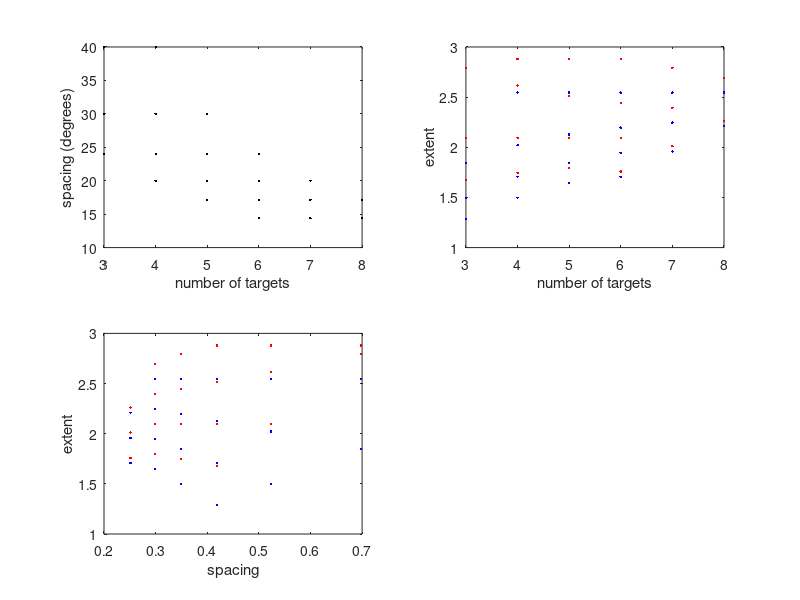

This figure's MATLAB source:
function [configurations, counts] = occlusiongen()

    % I need to come up with a set of configurations for a visual stimulus
    % such that there are at least two "target numbers" tested for every
    % "target spacing", and there are at least two "target spacings" tested
    % for every "target count." Additionally I want the list to meet some
    % additional constraints. The actual details are unimportant for this
    % blog.

    % I need to be com up with a list of target spacings and corresponding target
    % counts such that:
    % there are at least two densities
    % the targets on the end do not move further from the terminal flankers
    % than their actual spacings
    % the extent of the stimulus is in some range

    %        ( 'spacing', 2*pi ./([8 9 11 12 14 16 18 20 22 24]) ...
    %9 11 13 16 19 23
    
    min_extent_allowed = 95/180 * pi;
    max_extent_allowed = 165/180 * pi;
    configurations = expandGrid...
        ( 'spacing', 2*pi ./([9 12 15 18 21 25]) ...
        , 'nTargets', 3:8 ...
        , 'stepsize', 0.075 ...
        , 'nsteps', 4 ... %fencepost! this means FIVE appearances, FOUR displacements
        );

    %work it out and determine a minimum and maximum 
    configurations.min_distance = configurations.stepsize;
    configurations.max_distance = configurations.spacing + 2*configurations.stepsize;
    configurations.traversed = (configurations.nsteps).*configurations.stepsize;
    configurations.min_extent = configurations.spacing .* (configurations.nTargets - 1) + configurations.traversed + 2*configurations.min_distance;
    configurations.max_extent = configurations.spacing .* (configurations.nTargets - 1) + 2*configurations.max_distance - configurations.traversed;
    
    configurations.compatible = (configurations.min_extent <= max_extent_allowed) & (configurations.max_extent >= min_extent_allowed) & (configurations.min_extent <= configurations.max_extent);
    %configurations.compatible = (configurations.min_extent <= max_extent_allowed) & (configurations.max_extent >= min_extent_allowed);
    
    %configurations.min_extent = max(configurations.min_extent, min_extent_allowed);
    configurations.max_extent = min(configurations.max_extent, max_extent_allowed);
    
    %now, how many element counts are compatible with each spacing?
    spacingCases = struct...
        ( 'spacing', unique(configurations.spacing)...
        , 'nCases', arrayfun(@(s) sum(configurations.compatible(configurations.spacing==s)), unique(configurations.spacing))...
        , 'nTargets', nan(size(unique(configurations.spacing)))...
        );
    
    %now, how many spacings are available with each element count?
    countCases = struct...
        ( 'spacing', nan(size(unique(configurations.nTargets))) ...
        , 'nCases', arrayfun(@(n)sum(configurations.compatible(configurations.nTargets==n)), unique(configurations.nTargets)) ...
        , 'nTargets', unique(configurations.nTargets) ...
        );
    
    %concatenate the two structures.
    counts = soaCat(1, spacingCases, countCases);
    
    %filter out only those configurations that are compatible
    configurations = soaSubset(configurations, configurations.compatible);
    
    subplot(2,2,1);
    plot(configurations.nTargets, 180/pi * configurations.spacing, 'k.');
    
    xlabel('number of targets');
    ylabel('spacing (degrees)');
    
    %Now I'd like to know how many configurations are compatible with each
    %span of the flankers.
    configurations.extents = cell(size(configurations.compatible));
    %for i = 1:numel(configurations.compatible)
    %    configurations.extents{i} = extents(extents >= configurations.min_extent(i) & extents <= configurations.max_extent(i));
    %end
    %configurations.nExtents = cellfun('prodofsize', configurations.extents);
    subplot(2,2,2);
    plot(configurations.nTargets, configurations.min_extent, 'b.', ...
         configurations.nTargets,configurations.max_extent, 'r.');
    xlabel('number of targets');
    ylabel('extent');
    
    subplot(2,2,3);
    plot(configurations.spacing, configurations.min_extent, 'b.', ...
        configurations.spacing,configurations.max_extent, 'r.')
    xlabel('spacing');
    ylabel('extent');
end

function out = soaCat(along, varargin)
    out = mstructfun(@(varargin)cat(along, varargin{:}), varargin{:});
end

function out = soaSubset(soa, set)
    out = structfun(@(x)x(set), soa, 'UniformOutput', 0);
end

function varargout = mstructfun(f, varargin)
    %How silly of me to think that STRUCTFUN could be used like the above,
    %but "STRUCTFUN only iterates over the fields of one structure." How
    %useless is that?
    fnames = fieldnames(varargin{1});
    [varargout{1:nargout}] = cellfun(@inner, fnames, 'UniformOutput', 0);
    function varargout = inner(fname)
        args = cellfun(@(x)x.(fname), varargin, 'UniformOutput', 0);
        [varargout{1:nargout}] = f(args{:});
    end

    varargout = cellfun(@structify, varargout, 'UniformOutput', 0);
    function out = structify(s)
        stargs = cat(1, fnames(:)', arrayfun(@(x)x,s(:)','UniformOutput', 0));
            out = struct(stargs{:});
    end
end 

function varargout = doCall(fn, c)
    [varargout{1:nargout}] = fn(c{:});
end

function grid = expandGrid(varargin)
    names = varargin(1:2:end);
    args = varargin(2:2:end);
    sizes = cellfun('prodofsize', args);
    indices = fullfact(sizes);
    grid = cellfun...
        ( @(arg, ix)reshape(arg(ix), size(ix)) ...
        , args, num2cell(indices, 1)...
        , 'UniformOutput', 0);
    grid = cell2struct(grid, names, 2);
end

%Our Experiment is as follows.
%Simului are only tested at one eccentricity.
%Stimuli are flanked at either end. 
%The angle spanning the two flankers is between 90 and 135 degrees,
%on either the left or right (or top or bottom?) side of the display.
%In separate blocks, we test on left and right sides of the display.
%The list of available stimuli is such that more than one target spacing is
%tested for each target count, and more than one target count is tested for
%each target.
